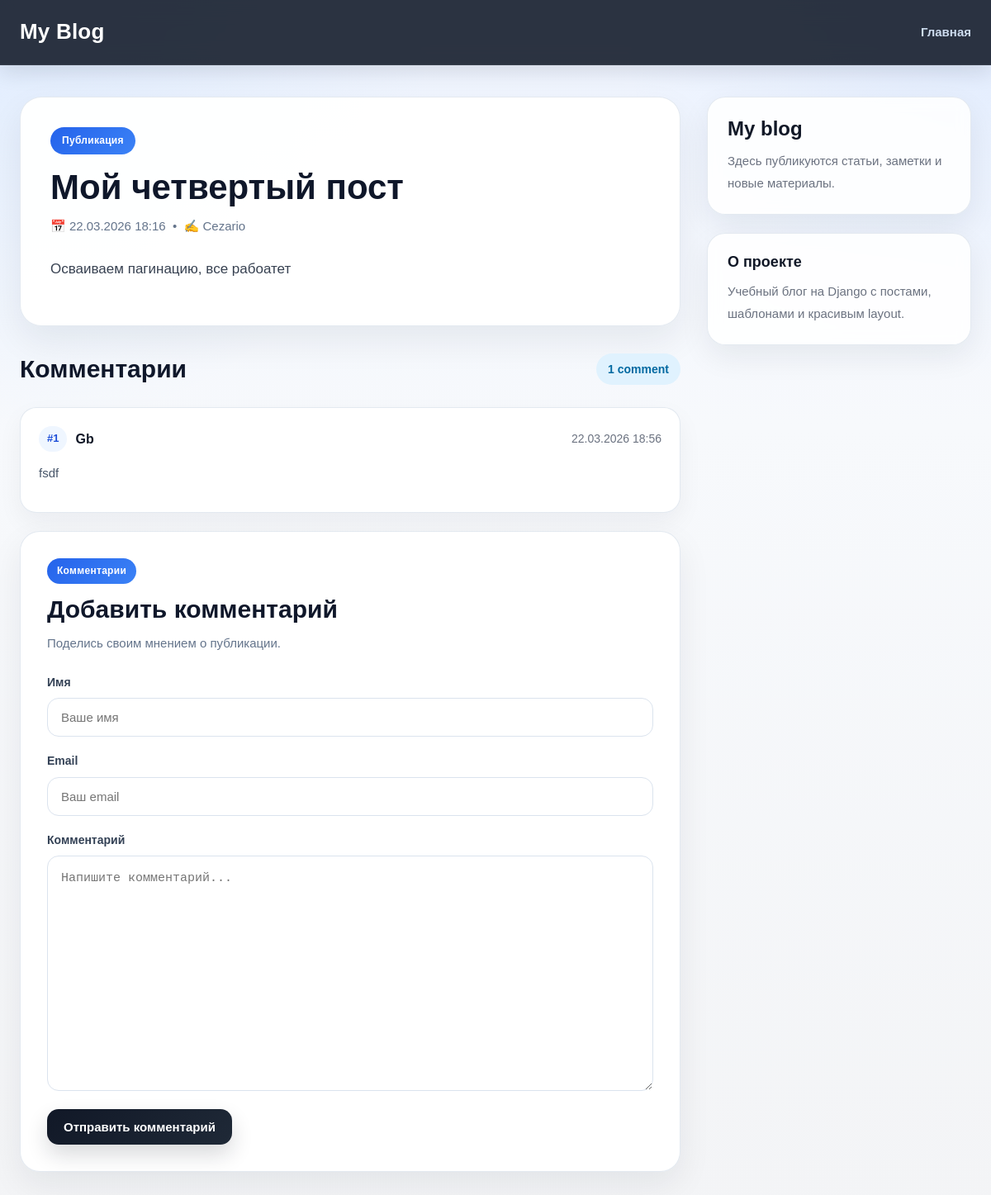
/blog/2026/3/22/moj-chetvertyj-post/, run on the app's committed database.
### blog/models.py (models this page shows, shortened)
class Post(models.Model):
	class Status(models.TextChoices):
		DRAFT = 'DF', 'Черновик'
		PUBLISHED = 'PB', 'Опубликованный'
	title = models.CharField(max_length=200)
	slug = models.SlugField(max_length=200, unique_for_date='publish')
	author = models.ForeignKey(
		settings.AUTH_USER_MODEL,
		on_delete=models.CASCADE,
		related_name='blog_posts',
		)
	body = models.TextField()
	publish = models.DateTimeField(default=timezone.now)
	created = models.DateTimeField(auto_now_add=True)
	updated = models.DateTimeField(auto_now=True)
	status = models.CharField(
		max_length=2,
		choices=Status,
		default = Status.DRAFT,)
	objects = models.Manager()
	published = PublishManager()
	class Meta:
		ordering = ['-publish']
		indexes = [
			models.Index(fields=['-publish']),
		]

class Comment(models.Model):
	post = models.ForeignKey(Post, on_delete=models.CASCADE,
							 related_name='comments')
	name = models.CharField(max_length=200)
	email = models.EmailField()
	body = models.TextField()
	created = models.DateTimeField(auto_now_add=True)
	updated = models.DateTimeField(auto_now=True)
	active = models.BooleanField(default=True)
	class Meta:
		ordering = ['created']
		indexes = [models.Index(fields=['created']),]

### blog/views.py (the view)
def post_detail(request, year, month, day, post):
    post = get_object_or_404(
        Post.published,
        slug=post,
        publish__year=year,
        publish__month=month,
        publish__day=day)
    comments = post.comments.filter(active=True)
    form = CommentForm()
    return render(
        request,
        'blog/post/detail.html',
        {'post': post, 'comments': comments, 'form': form}
        )

### blog/forms.py
class CommentForm(forms.ModelForm):
    class Meta:
        model = Comment
        fields = ['name', 'email', 'body']
        widgets = {
            'name': forms.TextInput(attrs={'placeholder': 'Ваше имя'}),
            'email': forms.EmailInput(attrs={'placeholder': 'Ваш email'}),
            'body': forms.Textarea(attrs={'placeholder': 'Напишите комментарий...'}),
        }

### blog/models.py (called while the page is built)
	def get_queryset(self):
		return super().get_queryset().filter(status=Post.Status.PUBLISHED)

### blog/templates/blog/post/detail.html (shortened to what this page needs)
{% extends "blog/base.html" %}
{% block content %}
<section class="post-detail-page">
  <article class="post-detail-card">
    <div class="post-detail-card__top">
      <span class="post-detail-card__badge">Публикация</span>
      <h1 class="post-detail__title">{{ post.title }}</h1>
      <p class="date post-detail__meta">
        📅 {{ post.publish|date:"d.m.Y H:i" }} &nbsp;•&nbsp; ✍ {{ post.author }}
      </p>
    </div>
    <div class="post-detail__content">
      {{ post.body|linebreaks }}
    </div>
  </article>
  <section class="comments-section">
    {% with comments.count as total_comments %}
      <div class="comments-section__header">
        <h2 class="comments-section__title">
          Комментарии
        </h2>
        <span class="comments-section__count">
          {{ total_comments }} comment{{ total_comments|pluralize }}
        </span>
      </div>
    {% endwith %}
    <div class="comments-list">
      {% for comment in comments %}
        <article class="comment-card">
          <div class="comment-card__header">
            <div class="comment-card__author-block">
              <span class="comment-card__number">#{{ forloop.counter }}</span>
              <span class="comment-card__author">{{ comment.name }}</span>
            </div>
            <span class="comment-card__date">
              {{ comment.created|date:"d.m.Y H:i" }}
            </span>
          </div>
          <div class="comment-card__body">
            {{ comment.body|linebreaks }}
          </div>
        </article>
      {% empty %}
        <div class="comments-empty">
          <h3>Комментариев пока нет</h3>
          <p>Стань первым, кто оставит отзыв к этой публикации.</p>
        </div>
      {% endfor %}
    </div>
    {% include "blog/post/includes/comment_form.html" %}
  </section>
</section>
{% endblock %}

### blog/static/css/blog.css (style rules this page uses)
* { box-sizing: border-box; }
html, body { margin: 0; padding: 0; }
body { min-height: 100vh; font-family: Arial, Helvetica, sans-serif; color: #1f2937; background: radial-gradient(circle at top left, rgba(96, 165, 250, 0.10), transparent 28%), radial-gradient(circle at top right, rgba(59, 130, 246, 0.08), transparent 24%), linear-gradient(180deg, #eef4ff 0%, #f7f9fc 35%, #f3f4f6 100%); line-height: 1.6; }
.post-detail__title { margin: 0 0 16px; font-size: 42px; line-height: 1.12; font-weight: 800; color: #0f172a; }
.post-detail__body, .post-detail__content { font-size: 17px; line-height: 1.9; color: #374151; }
.post-detail__body p, .post-detail__content p { margin: 0 0 16px; }
.date { color: #6b7280; }
.comment-form input[type="text"], .comment-form input[type="email"], .comment-form textarea { width: 100%; border: 1px solid #dbe3ee; border-radius: 14px; background: #ffffff; padding: 14px 16px; font-size: 15px; color: #111827; outline: none; transition: border-color 0.2s ease, box-shadow 0.2s ease, background 0.2s ease; }
.comment-form textarea { min-height: 160px; resize: vertical; line-height: 1.7; }
.post-detail-page { display: flex; flex-direction: column; gap: 28px; }
.post-detail-card { background: rgba(255, 255, 255, 0.95); border: 1px solid rgba(226, 232, 240, 0.95); border-radius: 26px; padding: 36px; box-shadow: 0 18px 44px rgba(15, 23, 42, 0.07); }
.post-detail-card__top { margin-bottom: 24px; }
.post-detail-card__badge { display: inline-flex; align-items: center; justify-content: center; padding: 7px 14px; border-radius: 999px; background: linear-gradient(135deg, #2563eb, #3b82f6); color: #ffffff; font-size: 12px; font-weight: 800; letter-spacing: 0.3px; margin-bottom: 16px; }
.post-detail__title { margin: 0 0 12px; font-size: 42px; line-height: 1.12; font-weight: 800; color: #0f172a; }
.post-detail__meta { margin: 0; color: #64748b; font-size: 15px; }
.post-detail__content { font-size: 17px; line-height: 1.9; color: #374151; }
.post-detail__content p { margin: 0 0 16px; }
.comments-section { display: flex; flex-direction: column; gap: 22px; }
.comments-section__header { display: flex; align-items: center; justify-content: space-between; gap: 16px; flex-wrap: wrap; }
.comments-section__title { margin: 0; font-size: 30px; font-weight: 800; color: #0f172a; }
.comments-section__count { display: inline-flex; align-items: center; justify-content: center; padding: 8px 14px; border-radius: 999px; background: #e0f2fe; color: #0369a1; font-size: 14px; font-weight: 700; }
.comments-list { display: flex; flex-direction: column; gap: 18px; }
.comment-card { background: rgba(255, 255, 255, 0.94); border: 1px solid rgba(226, 232, 240, 0.95); border-radius: 20px; padding: 22px; box-shadow: 0 12px 30px rgba(15, 23, 42, 0.05); }
.comment-card__header { display: flex; align-items: center; justify-content: space-between; gap: 12px; flex-wrap: wrap; margin-bottom: 12px; }
.comment-card__author-block { display: flex; align-items: center; gap: 10px; }
.comment-card__number { display: inline-flex; align-items: center; justify-content: center; padding: 5px 10px; border-radius: 999px; background: #eff6ff; color: #1d4ed8; font-size: 13px; font-weight: 700; }
.comment-card__author { font-size: 16px; font-weight: 700; color: #111827; }
.comment-card__date { color: #6b7280; font-size: 14px; }
.comment-card__body { color: #475569; font-size: 15px; line-height: 1.8; }
.comment-card__body p { margin: 0 0 12px; }

### data on the page
Post: title "Мой четвертый пост", publish "22.03.2026 18:16", author "Cezario", body "Осваиваем пагинацию, все рабоатет"
Comment: name "Gb", created "22.03.2026 18:56", body "fsdf"

### other printed values
{{ total_comments }} "1"
